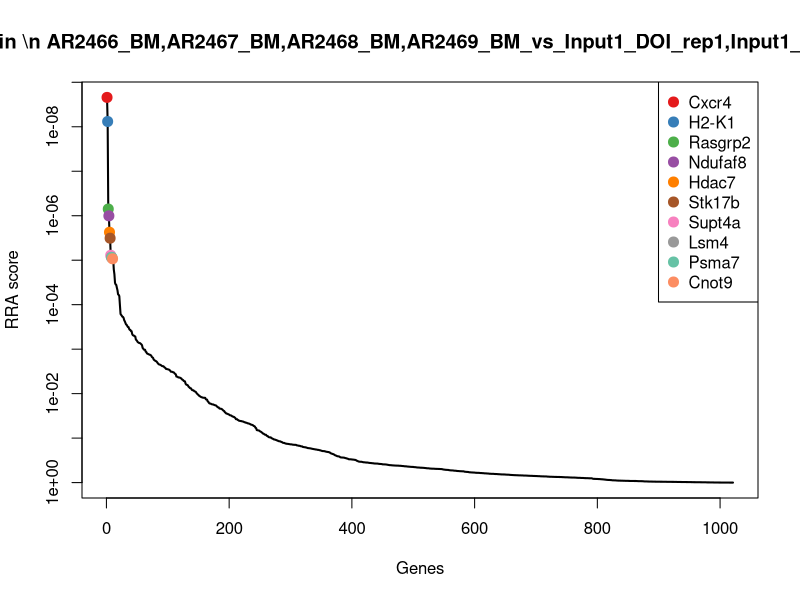
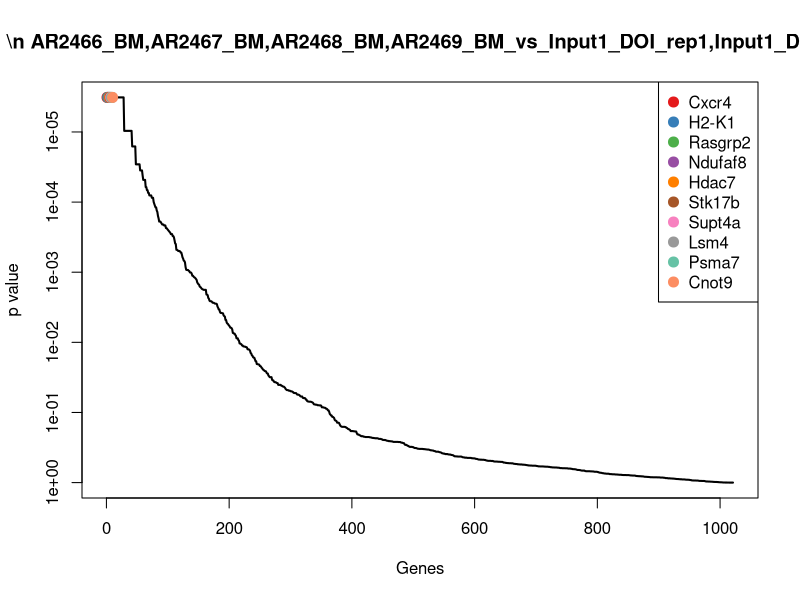
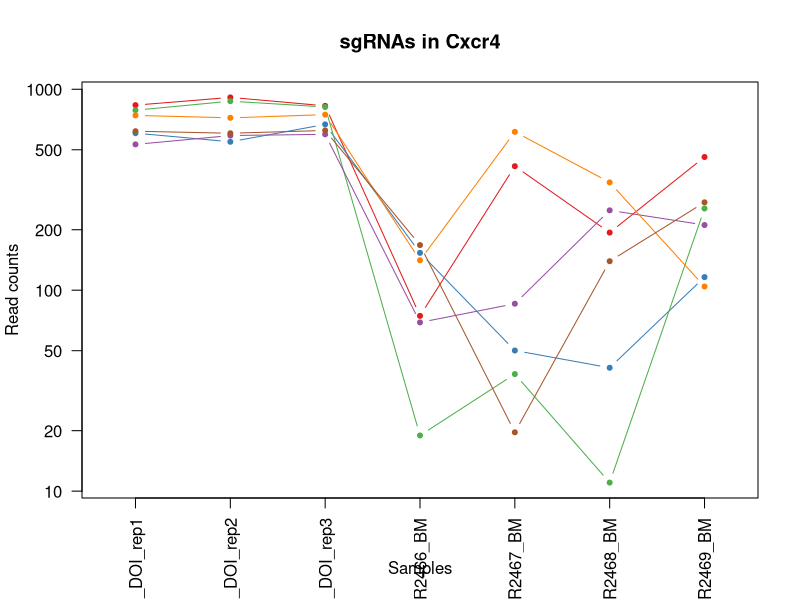
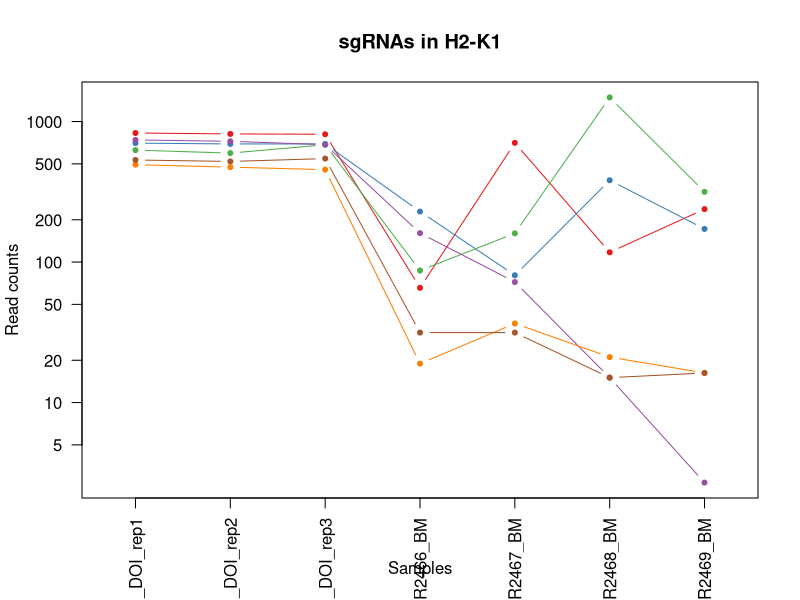
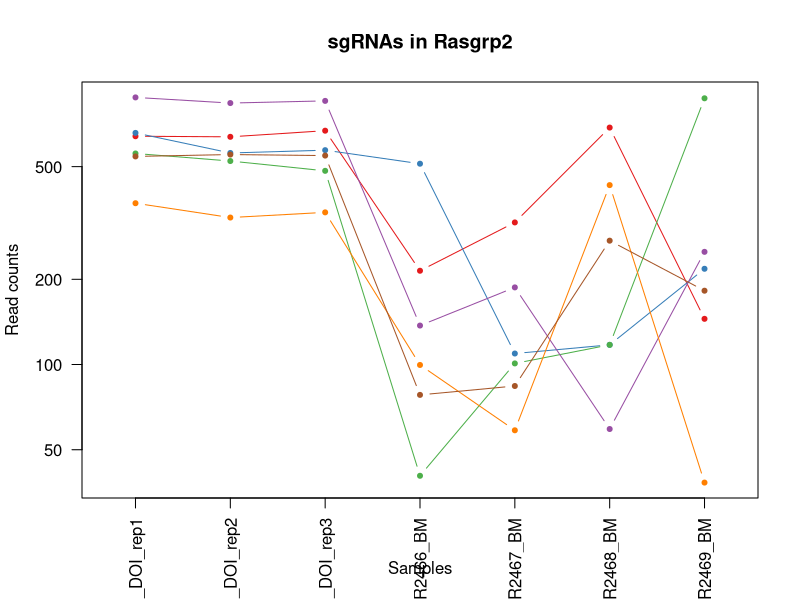
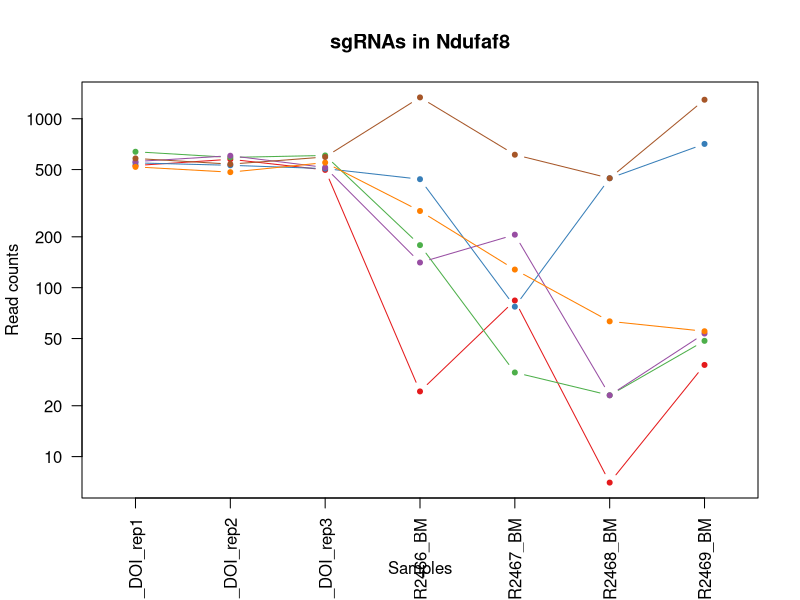
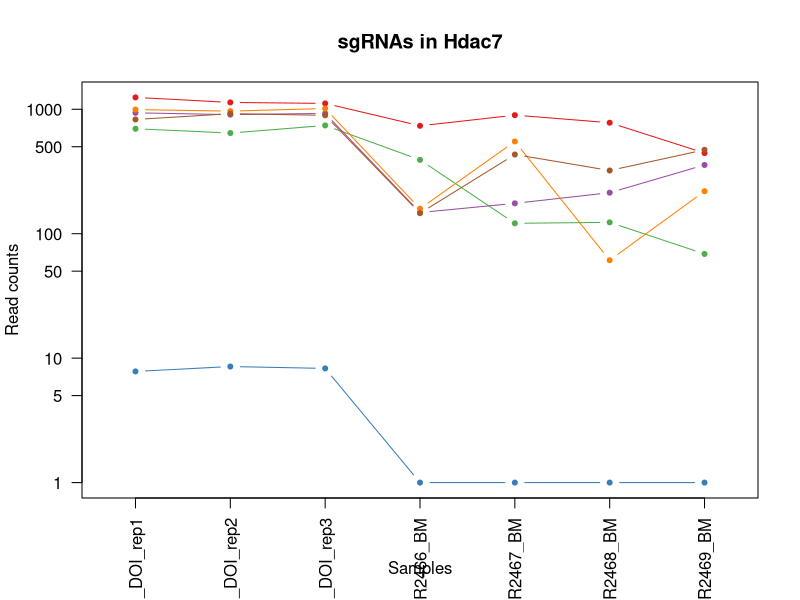
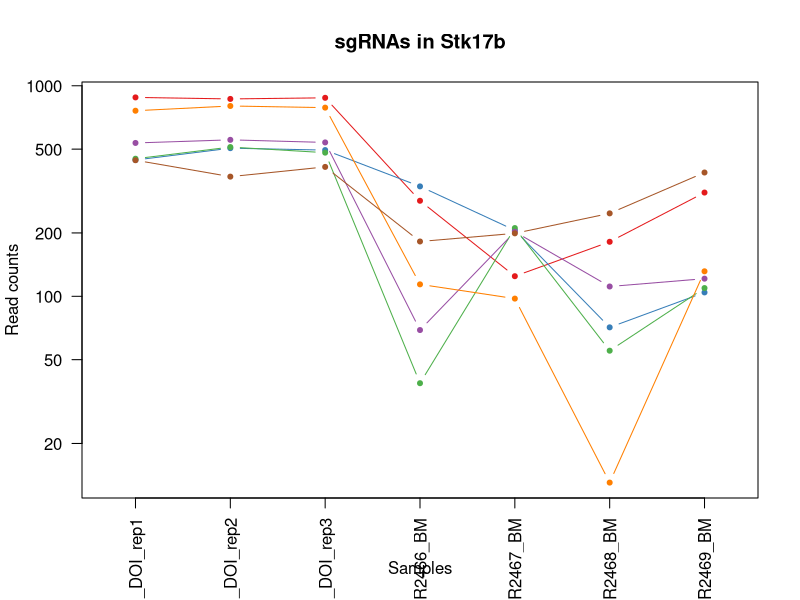

The R source for these figures, in order: (Note: this script raises an error after producing the figures.)
pdf(file='BM_egfr.15m_v_Input1_DOI.pdf',width=4.5,height=4.5);
gstable=read.table('BM_egfr.15m_v_Input1_DOI.gene_summary.txt',header=T)
# 
#
# parameters
# Do not modify the variables beginning with "__"

# gstablename='__GENE_SUMMARY_FILE__'
startindex=3
# outputfile='__OUTPUT_FILE__'
targetgenelist=c("Cxcr4","H2-K1","Rasgrp2","Ndufaf8","Hdac7","Stk17b","Supt4a","Lsm4","Psma7","Cnot9")
# samplelabel=sub('.\\w+.\\w+$','',colnames(gstable)[startindex]);
samplelabel='AR2466_BM,AR2467_BM,AR2468_BM,AR2469_BM_vs_Input1_DOI_rep1,Input1_DOI_rep2,Input1_DOI_rep3 neg.'


# You need to write some codes in front of this code:
# gstable=read.table(gstablename,header=T)
# pdf(file=outputfile,width=6,height=6)


# set up color using RColorBrewer
#library(RColorBrewer)
#colors <- brewer.pal(length(targetgenelist), "Set1")

colors=c( "#E41A1C", "#377EB8", "#4DAF4A", "#984EA3", "#FF7F00",  "#A65628", "#F781BF",
          "#999999", "#66C2A5", "#FC8D62", "#8DA0CB", "#E78AC3", "#A6D854", "#FFD92F", "#E5C494", "#B3B3B3", 
          "#8DD3C7", "#FFFFB3", "#BEBADA", "#FB8072", "#80B1D3", "#FDB462", "#B3DE69", "#FCCDE5",
          "#D9D9D9", "#BC80BD", "#CCEBC5", "#FFED6F")

######
# function definition

plotrankedvalues<-function(val, tglist, ...){
  
  plot(val,log='y',ylim=c(max(val),min(val)),type='l',lwd=2, ...)
  if(length(tglist)>0){
    for(i in 1:length(tglist)){
      targetgene=tglist[i];
      tx=which(names(val)==targetgene);ty=val[targetgene];
      points(tx,ty,col=colors[(i %% length(colors)) ],cex=2,pch=20)
      # text(tx+50,ty,targetgene,col=colors[i])
    }
    legend('topright',tglist,pch=20,pt.cex = 2,cex=1,col=colors)
  }
}



plotrandvalues<-function(val,targetgenelist, ...){
  # choose the one with the best distance distribution
  
  mindiffvalue=0;
  randval=val;
  for(i in 1:20){
    randval0=sample(val)
    vindex=sort(which(names(randval0) %in% targetgenelist))
    if(max(vindex)>0.9*length(val)){
      # print('pass...')
      next;
    }
    mindiffind=min(diff(vindex));
    if (mindiffind > mindiffvalue){
      mindiffvalue=mindiffind;
      randval=randval0;
      # print(paste('Diff: ',mindiffvalue))
    }
  }
  plot(randval,log='y',ylim=c(max(randval),min(randval)),pch=20,col='grey', ...)
  
  if(length(targetgenelist)>0){
    for(i in 1:length(targetgenelist)){
      targetgene=targetgenelist[i];
      tx=which(names(randval)==targetgene);ty=randval[targetgene];
      points(tx,ty,col=colors[(i %% length(colors)) ],cex=2,pch=20)
      text(tx+50,ty,targetgene,col=colors[i])
    }
  }
  
}




# set.seed(1235)



pvec=gstable[,startindex]
names(pvec)=gstable[,'id']
pvec=sort(pvec);

plotrankedvalues(pvec,targetgenelist,xlab='Genes',ylab='RRA score',main=paste('Distribution of RRA scores in \\n',samplelabel))

# plotrandvalues(pvec,targetgenelist,xlab='Genes',ylab='RRA score',main=paste('Distribution of RRA scores in \\n',samplelabel))


pvec=gstable[,startindex+1]
names(pvec)=gstable[,'id']
pvec=sort(pvec);

plotrankedvalues(pvec,targetgenelist,xlab='Genes',ylab='p value',main=paste('Distribution of p values in \\n',samplelabel))

# plotrandvalues(pvec,targetgenelist,xlab='Genes',ylab='p value',main=paste('Distribution of p values in \\n',samplelabel))



# you need to write after this code:
# dev.off()






# parameters
# Do not modify the variables beginning with "__"
targetmat=list(c(832.7873206053545,909.990383198323,825.9652912663685,73.52110073353785,413.11825652953837,192.5703491492203,459.1110055320198),c(603.7586250614595,546.9396744729661,667.6384481483165,152.42179420367603,49.10012065310087,40.11882273942089,115.20128552094961),c(786.0069913027717,871.6998787624456,815.0601260516047,17.931975788667767,37.24836739200756,10.029705684855223,254.12048276680062),c(530.6643605261738,587.5937902937743,595.7451367324662,68.14150799693752,84.65538043638081,248.73670098440954,210.0729324205552),c(740.2012521939927,719.956027849894,746.8018697073425,139.86941115160857,612.904954359397,343.01593442204864,103.34232965849893),c(617.4028877747128,603.193625434317,622.8061022653986,166.76737483461022,18.62418369600378,138.4099384510021,272.755984836366))
targetgene="Cxcr4"
collabel=c("Input1_DOI_rep1","Input1_DOI_rep2","Input1_DOI_rep3","AR2466_BM","AR2467_BM","AR2468_BM","AR2469_BM")

# set up color using RColorBrewer
#library(RColorBrewer)
#colors <- brewer.pal(length(targetgenelist), "Set1")

colors=c( "#E41A1C", "#377EB8", "#4DAF4A", "#984EA3", "#FF7F00",  "#A65628", "#F781BF",
          "#999999", "#66C2A5", "#FC8D62", "#8DA0CB", "#E78AC3", "#A6D854", "#FFD92F", "#E5C494", "#B3B3B3", 
          "#8DD3C7", "#FFFFB3", "#BEBADA", "#FB8072", "#80B1D3", "#FDB462", "#B3DE69", "#FCCDE5",
          "#D9D9D9", "#BC80BD", "#CCEBC5", "#FFED6F")


## code

targetmatvec=unlist(targetmat)+1
yrange=range(targetmatvec[targetmatvec>0]);
# yrange[1]=1; # set the minimum value to 1
for(i in 1:length(targetmat)){
  vali=targetmat[[i]]+1;
  if(i==1){
    plot(1:length(vali),vali,type='b',las=1,pch=20,main=paste('sgRNAs in',targetgene),ylab='Read counts',xlab='Samples',xlim=c(0.7,length(vali)+0.3),ylim = yrange,col=colors[(i %% length(colors))],xaxt='n',log='y')
    axis(1,at=1:length(vali),labels=(collabel),las=2)
    # lines(0:100,rep(1,101),col='black');
  }else{
    lines(1:length(vali),vali,type='b',pch=20,col=colors[(i %% length(colors))])
  }
}




# parameters
# Do not modify the variables beginning with "__"
targetmat=list(c(827.9143696363354,815.4459278010946,811.0211759720626,64.55511283920396,704.3327652306883,116.3445859443206,237.17911724901393),c(701.2176444418403,692.0654135077117,691.8721486255693,227.73609251608065,79.57605761019796,381.1288160244985,171.10779172964575),c(625.1996093251432,595.1573467255525,683.3903534585307,86.07348378560528,159.15211522039593,1484.3964413585732,315.1093986308328),c(739.2266620001889,722.3196392348248,684.1981434744392,159.59458451914313,71.11051956655989,14.041587958797313,1.6941365517786708),c(492.1680478709234,472.7222769861418,453.5740939325828,17.931975788667767,35.55525978327994,20.059411369710446,15.247228966008038),c(531.6389507199776,519.0490601307837,544.0465757143268,30.484358840735204,30.47593695709709,14.041587958797313,15.247228966008038))
targetgene="H2-K1"
collabel=c("Input1_DOI_rep1","Input1_DOI_rep2","Input1_DOI_rep3","AR2466_BM","AR2467_BM","AR2468_BM","AR2469_BM")

# set up color using RColorBrewer
#library(RColorBrewer)
#colors <- brewer.pal(length(targetgenelist), "Set1")

colors=c( "#E41A1C", "#377EB8", "#4DAF4A", "#984EA3", "#FF7F00",  "#A65628", "#F781BF",
          "#999999", "#66C2A5", "#FC8D62", "#8DA0CB", "#E78AC3", "#A6D854", "#FFD92F", "#E5C494", "#B3B3B3", 
          "#8DD3C7", "#FFFFB3", "#BEBADA", "#FB8072", "#80B1D3", "#FDB462", "#B3DE69", "#FCCDE5",
          "#D9D9D9", "#BC80BD", "#CCEBC5", "#FFED6F")


## code

targetmatvec=unlist(targetmat)+1
yrange=range(targetmatvec[targetmatvec>0]);
# yrange[1]=1; # set the minimum value to 1
for(i in 1:length(targetmat)){
  vali=targetmat[[i]]+1;
  if(i==1){
    plot(1:length(vali),vali,type='b',las=1,pch=20,main=paste('sgRNAs in',targetgene),ylab='Read counts',xlab='Samples',xlim=c(0.7,length(vali)+0.3),ylim = yrange,col=colors[(i %% length(colors))],xaxt='n',log='y')
    axis(1,at=1:length(vali),labels=(collabel),las=2)
    # lines(0:100,rep(1,101),col='black');
  }else{
    lines(1:length(vali),vali,type='b',pch=20,col=colors[(i %% length(colors))])
  }
}




# parameters
# Do not modify the variables beginning with "__"
targetmat=list(c(639.3311671352984,636.2841848233469,668.8501331721791,213.39051188514642,316.6111228320642,686.0318688440973,144.00160690118702),c(656.873790623767,557.8122868436474,570.7036462393049,511.0613099770313,108.35888695856744,116.3445859443206,216.84947862766987),c(555.5164104681709,522.3581160696867,482.250639497332,39.45034673506909,99.89334891492936,116.3445859443206,870.7861876142368),c(877.1311744234278,837.6638748194433,852.6223617913466,136.28301599387504,186.24183696003777,58.1722929721603,249.03807311146463),c(370.3442736454473,329.48742705934086,343.71465176903644,98.62586683767272,57.56565869673895,429.27140331180357,37.27100413913076),c(542.3594428518195,550.7214526888553,546.0660507540979,77.1074958912714,82.9622728276532,272.8079946280621,181.27261104031777))
targetgene="Rasgrp2"
collabel=c("Input1_DOI_rep1","Input1_DOI_rep2","Input1_DOI_rep3","AR2466_BM","AR2467_BM","AR2468_BM","AR2469_BM")

# set up color using RColorBrewer
#library(RColorBrewer)
#colors <- brewer.pal(length(targetgenelist), "Set1")

colors=c( "#E41A1C", "#377EB8", "#4DAF4A", "#984EA3", "#FF7F00",  "#A65628", "#F781BF",
          "#999999", "#66C2A5", "#FC8D62", "#8DA0CB", "#E78AC3", "#A6D854", "#FFD92F", "#E5C494", "#B3B3B3", 
          "#8DD3C7", "#FFFFB3", "#BEBADA", "#FB8072", "#80B1D3", "#FDB462", "#B3DE69", "#FCCDE5",
          "#D9D9D9", "#BC80BD", "#CCEBC5", "#FFED6F")


## code

targetmatvec=unlist(targetmat)+1
yrange=range(targetmatvec[targetmatvec>0]);
# yrange[1]=1; # set the minimum value to 1
for(i in 1:length(targetmat)){
  vali=targetmat[[i]]+1;
  if(i==1){
    plot(1:length(vali),vali,type='b',las=1,pch=20,main=paste('sgRNAs in',targetgene),ylab='Read counts',xlab='Samples',xlim=c(0.7,length(vali)+0.3),ylim = yrange,col=colors[(i %% length(colors))],xaxt='n',log='y')
    axis(1,at=1:length(vali),labels=(collabel),las=2)
    # lines(0:100,rep(1,101),col='black');
  }else{
    lines(1:length(vali),vali,type='b',pch=20,col=colors[(i %% length(colors))])
  }
}




# parameters
# Do not modify the variables beginning with "__"
targetmat=list(c(527.2532948478605,574.3575665381624,496.79085978368374,23.311568525268097,82.9622728276532,6.0178234109131346,33.882731035573414),c(546.7450987239366,528.9762279474927,505.67654995867645,437.5402092434935,76.18984239274273,443.3129912706009,708.1490786434844),c(636.407396553887,589.0119571247327,605.0347219154132,177.52656030781088,30.47593695709709,22.065352506681492,47.43582344980278),c(556.9782957588766,602.7209031573308,513.7544501177607,139.86941115160857,204.86602065604157,22.065352506681492,52.5182331051388),c(517.5073929098223,481.7040002488785,548.8933158097774,283.32521746095074,126.98307065457122,62.184175246102384,54.21236965691747),c(580.85575550707,537.4852289332432,592.5139766688326,1335.9321962557485,611.2118467506695,443.3129912706009,1294.3203255589044))
targetgene="Ndufaf8"
collabel=c("Input1_DOI_rep1","Input1_DOI_rep2","Input1_DOI_rep3","AR2466_BM","AR2467_BM","AR2468_BM","AR2469_BM")

# set up color using RColorBrewer
#library(RColorBrewer)
#colors <- brewer.pal(length(targetgenelist), "Set1")

colors=c( "#E41A1C", "#377EB8", "#4DAF4A", "#984EA3", "#FF7F00",  "#A65628", "#F781BF",
          "#999999", "#66C2A5", "#FC8D62", "#8DA0CB", "#E78AC3", "#A6D854", "#FFD92F", "#E5C494", "#B3B3B3", 
          "#8DD3C7", "#FFFFB3", "#BEBADA", "#FB8072", "#80B1D3", "#FDB462", "#B3DE69", "#FCCDE5",
          "#D9D9D9", "#BC80BD", "#CCEBC5", "#FFED6F")


## code

targetmatvec=unlist(targetmat)+1
yrange=range(targetmatvec[targetmatvec>0]);
# yrange[1]=1; # set the minimum value to 1
for(i in 1:length(targetmat)){
  vali=targetmat[[i]]+1;
  if(i==1){
    plot(1:length(vali),vali,type='b',las=1,pch=20,main=paste('sgRNAs in',targetgene),ylab='Read counts',xlab='Samples',xlim=c(0.7,length(vali)+0.3),ylim = yrange,col=colors[(i %% length(colors))],xaxt='n',log='y')
    axis(1,at=1:length(vali),labels=(collabel),las=2)
    # lines(0:100,rep(1,101),col='black');
  }else{
    lines(1:length(vali),vali,type='b',pch=20,col=colors[(i %% length(colors))])
  }
}




# parameters
# Do not modify the variables beginning with "__"
targetmat=list(c(1244.0643823905616,1133.588020212768,1113.1346419218148,735.2110073353784,895.6539250169089,778.3051611447653,443.8637765660118),c(6.82213135662666,7.563556431778269,7.2701101431758595,0.0,0.0,0.0,0.0),c(695.8573983759194,642.9022967011529,740.339549580075,390.91707219295733,120.21064021966075,122.36240935523372,67.76546207114683),c(935.1192909547543,904.3177158744893,924.919568215151,147.0422014670757,174.39008369894447,212.62976051893074,355.76867587352086),c(992.6201123891791,964.8261673287154,1012.9686799491698,157.80138694027636,550.2599728364753,60.17823410913134,218.54361517944855),c(826.4524843456297,920.8629955690043,892.6079675788138,145.2490038882089,431.7424402255421,320.95058191536714,470.9699613944705))
targetgene="Hdac7"
collabel=c("Input1_DOI_rep1","Input1_DOI_rep2","Input1_DOI_rep3","AR2466_BM","AR2467_BM","AR2468_BM","AR2469_BM")

# set up color using RColorBrewer
#library(RColorBrewer)
#colors <- brewer.pal(length(targetgenelist), "Set1")

colors=c( "#E41A1C", "#377EB8", "#4DAF4A", "#984EA3", "#FF7F00",  "#A65628", "#F781BF",
          "#999999", "#66C2A5", "#FC8D62", "#8DA0CB", "#E78AC3", "#A6D854", "#FFD92F", "#E5C494", "#B3B3B3", 
          "#8DD3C7", "#FFFFB3", "#BEBADA", "#FB8072", "#80B1D3", "#FDB462", "#B3DE69", "#FCCDE5",
          "#D9D9D9", "#BC80BD", "#CCEBC5", "#FFED6F")


## code

targetmatvec=unlist(targetmat)+1
yrange=range(targetmatvec[targetmatvec>0]);
# yrange[1]=1; # set the minimum value to 1
for(i in 1:length(targetmat)){
  vali=targetmat[[i]]+1;
  if(i==1){
    plot(1:length(vali),vali,type='b',las=1,pch=20,main=paste('sgRNAs in',targetgene),ylab='Read counts',xlab='Samples',xlim=c(0.7,length(vali)+0.3),ylim = yrange,col=colors[(i %% length(colors))],xaxt='n',log='y')
    axis(1,at=1:length(vali),labels=(collabel),las=2)
    # lines(0:100,rep(1,101),col='black');
  }else{
    lines(1:length(vali),vali,type='b',pch=20,col=colors[(i %% length(colors))])
  }
}




# parameters
# Do not modify the variables beginning with "__"
targetmat=list(c(879.5676499079373,865.0817668846396,875.6443772447368,283.32521746095074,123.59685543711599,180.53470232739403,310.02698897549675),c(442.951243083831,504.39466954421334,493.96359472800424,331.7415520903537,204.86602065604157,70.20793979398657,103.34232965849893),c(449.2860793435558,510.5400591450332,480.2311644575609,37.65714915620231,209.94534348222442,54.16041069821821,108.42473931383493),c(534.0754262044871,552.6123417967998,537.1803605791051,68.14150799693752,201.47980543858634,110.32676253340746,120.28369517628563),c(760.1803511669707,800.7915372145243,786.3835804868554,112.97144746860693,96.50713369747413,12.035646821826269,130.44851448695766),c(441.9766528900272,369.19609832617675,410.76122308943604,181.11295546554445,198.0935902211311,246.7307598474385,386.26313380553694))
targetgene="Stk17b"
collabel=c("Input1_DOI_rep1","Input1_DOI_rep2","Input1_DOI_rep3","AR2466_BM","AR2467_BM","AR2468_BM","AR2469_BM")

# set up color using RColorBrewer
#library(RColorBrewer)
#colors <- brewer.pal(length(targetgenelist), "Set1")

colors=c( "#E41A1C", "#377EB8", "#4DAF4A", "#984EA3", "#FF7F00",  "#A65628", "#F781BF",
          "#999999", "#66C2A5", "#FC8D62", "#8DA0CB", "#E78AC3", "#A6D854", "#FFD92F", "#E5C494", "#B3B3B3", 
          "#8DD3C7", "#FFFFB3", "#BEBADA", "#FB8072", "#80B1D3", "#FDB462", "#B3DE69", "#FCCDE5",
          "#D9D9D9", "#BC80BD", "#CCEBC5", "#FFED6F")


## code

targetmatvec=unlist(targetmat)+1
yrange=range(targetmatvec[targetmatvec>0]);
# yrange[1]=1; # set the minimum value to 1
for(i in 1:length(targetmat)){
  vali=targetmat[[i]]+1;
  if(i==1){
    plot(1:length(vali),vali,type='b',las=1,pch=20,main=paste('sgRNAs in',targetgene),ylab='Read counts',xlab='Samples',xlim=c(0.7,length(vali)+0.3),ylim = yrange,col=colors[(i %% length(colors))],xaxt='n',log='y')
    axis(1,at=1:length(vali),labels=(collabel),las=2)
    # lines(0:100,rep(1,101),col='black');
  }else{
    lines(1:length(vali),vali,type='b',pch=20,col=colors[(i %% length(colors))])
  }
}




# parameters
# Do not modify the variables beginning with "__"
targetmat=list(c(434.66722643649865,429.2318275034168,435.39881857464314,68.14150799693752,242.1143880480491,288.85552372383046,55.906506208696136),c(543.8213281425252,612.1753486970537,553.3361608972738,313.8095763016859,182.85562174258254,395.1704039832958,181.27261104031777),c(455.13362050637863,399.4503240532899,373.6028823576483,208.0109191485461,40.63458260946279,322.9565230523382,52.5182331051388),c(750.4344492289326,757.7738100087854,824.7536062425058,728.0382170199114,485.92188370482586,176.52282005345194,177.88433793676043),c(479.01108025457194,509.5946145910609,452.76630391667436,295.87760051301814,226.87641956950057,180.53470232739403,164.33124552253108),c(383.01394616489677,350.2872072467311,360.27434709515927,168.56057241347702,32.169044565824706,417.2357564899773,20.32963862134405))
targetgene="Supt4a"
collabel=c("Input1_DOI_rep1","Input1_DOI_rep2","Input1_DOI_rep3","AR2466_BM","AR2467_BM","AR2468_BM","AR2469_BM")

# set up color using RColorBrewer
#library(RColorBrewer)
#colors <- brewer.pal(length(targetgenelist), "Set1")

colors=c( "#E41A1C", "#377EB8", "#4DAF4A", "#984EA3", "#FF7F00",  "#A65628", "#F781BF",
          "#999999", "#66C2A5", "#FC8D62", "#8DA0CB", "#E78AC3", "#A6D854", "#FFD92F", "#E5C494", "#B3B3B3", 
          "#8DD3C7", "#FFFFB3", "#BEBADA", "#FB8072", "#80B1D3", "#FDB462", "#B3DE69", "#FCCDE5",
          "#D9D9D9", "#BC80BD", "#CCEBC5", "#FFED6F")


## code

targetmatvec=unlist(targetmat)+1
yrange=range(targetmatvec[targetmatvec>0]);
# yrange[1]=1; # set the minimum value to 1
for(i in 1:length(targetmat)){
  vali=targetmat[[i]]+1;
  if(i==1){
    plot(1:length(vali),vali,type='b',las=1,pch=20,main=paste('sgRNAs in',targetgene),ylab='Read counts',xlab='Samples',xlim=c(0.7,length(vali)+0.3),ylim = yrange,col=colors[(i %% length(colors))],xaxt='n',log='y')
    axis(1,at=1:length(vali),labels=(collabel),las=2)
    # lines(0:100,rep(1,101),col='black');
  }else{
    lines(1:length(vali),vali,type='b',pch=20,col=colors[(i %% length(colors))])
  }
}




# parameters
# Do not modify the variables beginning with "__"
targetmat=list(c(479.49837535147384,506.75828092914406,550.10500083364,272.5660319877501,108.35888695856744,190.56440801224926,121.9778317280643),c(516.0455076191166,512.9036705299638,527.486880388204,378.3646891408899,128.67617826329882,140.41587958797314,123.67196827984297),c(472.1889488979453,499.6674467743519,491.13632967232473,114.7646450474737,11.851753261093315,98.29111571158118,16.941365517786707),c(252.41886019518643,309.6330914259229,314.2303161883788,28.691161261868427,22.01039891345901,44.130705013362984,22.023775173122722),c(754.3328100041479,807.4096490923303,735.8967044925787,1228.340341523742,912.5850011041852,2310.8441897906437,1026.6467503778745),c(297.2500091101616,319.0875369656457,295.24725081453073,209.80411672741286,8.46553804363808,56.16635183518925,20.32963862134405))
targetgene="Lsm4"
collabel=c("Input1_DOI_rep1","Input1_DOI_rep2","Input1_DOI_rep3","AR2466_BM","AR2467_BM","AR2468_BM","AR2469_BM")

# set up color using RColorBrewer
#library(RColorBrewer)
#colors <- brewer.pal(length(targetgenelist), "Set1")

colors=c( "#E41A1C", "#377EB8", "#4DAF4A", "#984EA3", "#FF7F00",  "#A65628", "#F781BF",
          "#999999", "#66C2A5", "#FC8D62", "#8DA0CB", "#E78AC3", "#A6D854", "#FFD92F", "#E5C494", "#B3B3B3", 
          "#8DD3C7", "#FFFFB3", "#BEBADA", "#FB8072", "#80B1D3", "#FDB462", "#B3DE69", "#FCCDE5",
          "#D9D9D9", "#BC80BD", "#CCEBC5", "#FFED6F")


## code

targetmatvec=unlist(targetmat)+1
yrange=range(targetmatvec[targetmatvec>0]);
# yrange[1]=1; # set the minimum value to 1
for(i in 1:length(targetmat)){
  vali=targetmat[[i]]+1;
  if(i==1){
    plot(1:length(vali),vali,type='b',las=1,pch=20,main=paste('sgRNAs in',targetgene),ylab='Read counts',xlab='Samples',xlim=c(0.7,length(vali)+0.3),ylim = yrange,col=colors[(i %% length(colors))],xaxt='n',log='y')
    axis(1,at=1:length(vali),labels=(collabel),las=2)
    # lines(0:100,rep(1,101),col='black');
  }else{
    lines(1:length(vali),vali,type='b',pch=20,col=colors[(i %% length(colors))])
  }
}




# parameters
# Do not modify the variables beginning with "__"
targetmat=list(c(518.4819831036261,568.6848992143287,576.3581763506639,75.31429831240462,74.49673478401512,467.38428491425344,196.5198400063258),c(442.951243083831,492.10389034257366,487.905169608691,1065.1593618468653,121.90374782838836,328.9743464632513,135.53092414229366),c(602.7840348676556,639.5932407622499,642.5969576551552,156.00818936140956,167.617653264034,310.9208762305119,252.42634621502197),c(275.3217297495759,296.39686767031094,281.91871555204165,28.691161261868427,40.63458260946279,8.023764547884179,35.57686758735209),c(491.19345767711957,460.43149778450214,429.3403934553299,75.31429831240462,138.83482391566454,970.8755102939856,121.9778317280643),c(258.26640135800926,245.81558403279377,284.34208559976696,30.484358840735204,10.158645652365697,4.011882273942089,250.73220966324328))
targetgene="Psma7"
collabel=c("Input1_DOI_rep1","Input1_DOI_rep2","Input1_DOI_rep3","AR2466_BM","AR2467_BM","AR2468_BM","AR2469_BM")

# set up color using RColorBrewer
#library(RColorBrewer)
#colors <- brewer.pal(length(targetgenelist), "Set1")

colors=c( "#E41A1C", "#377EB8", "#4DAF4A", "#984EA3", "#FF7F00",  "#A65628", "#F781BF",
          "#999999", "#66C2A5", "#FC8D62", "#8DA0CB", "#E78AC3", "#A6D854", "#FFD92F", "#E5C494", "#B3B3B3", 
          "#8DD3C7", "#FFFFB3", "#BEBADA", "#FB8072", "#80B1D3", "#FDB462", "#B3DE69", "#FCCDE5",
          "#D9D9D9", "#BC80BD", "#CCEBC5", "#FFED6F")


## code

targetmatvec=unlist(targetmat)+1
yrange=range(targetmatvec[targetmatvec>0]);
# yrange[1]=1; # set the minimum value to 1
for(i in 1:length(targetmat)){
  vali=targetmat[[i]]+1;
  if(i==1){
    plot(1:length(vali),vali,type='b',las=1,pch=20,main=paste('sgRNAs in',targetgene),ylab='Read counts',xlab='Samples',xlim=c(0.7,length(vali)+0.3),ylim = yrange,col=colors[(i %% length(colors))],xaxt='n',log='y')
    axis(1,at=1:length(vali),labels=(collabel),las=2)
    # lines(0:100,rep(1,101),col='black');
  }else{
    lines(1:length(vali),vali,type='b',pch=20,col=colors[(i %% length(colors))])
  }
}




# parameters
# Do not modify the variables beginning with "__"
targetmat=list(c(564.2877222124052,487.3766675727122,531.121935459792,139.86941115160857,487.61499131355345,306.9089939565698,106.73060276205626),c(728.0188747714451,729.883195666603,687.4293035380729,487.74974145176327,345.3939521804337,92.27329230066806,147.38988000474436),c(503.37583509966714,444.8316626439595,411.5690131053445,68.14150799693752,113.43820978475028,22.065352506681492,120.28369517628563),c(496.5537037430405,523.303560623659,533.141410499563,109.38505231087338,11.851753261093315,310.9208762305119,271.0618482845873),c(374.2426344206625,423.0864379025969,396.22100280308433,41.243544313935864,23.70350652218663,66.19605752004448,404.89863587510234),c(577.4446898287566,566.3212878293979,634.1151624881167,30.484358840735204,336.92841413679565,208.61787824498865,350.68626621818487))
targetgene="Cnot9"
collabel=c("Input1_DOI_rep1","Input1_DOI_rep2","Input1_DOI_rep3","AR2466_BM","AR2467_BM","AR2468_BM","AR2469_BM")

# set up color using RColorBrewer
#library(RColorBrewer)
#colors <- brewer.pal(length(targetgenelist), "Set1")

colors=c( "#E41A1C", "#377EB8", "#4DAF4A", "#984EA3", "#FF7F00",  "#A65628", "#F781BF",
          "#999999", "#66C2A5", "#FC8D62", "#8DA0CB", "#E78AC3", "#A6D854", "#FFD92F", "#E5C494", "#B3B3B3", 
          "#8DD3C7", "#FFFFB3", "#BEBADA", "#FB8072", "#80B1D3", "#FDB462", "#B3DE69", "#FCCDE5",
          "#D9D9D9", "#BC80BD", "#CCEBC5", "#FFED6F")


## code

targetmatvec=unlist(targetmat)+1
yrange=range(targetmatvec[targetmatvec>0]);
# yrange[1]=1; # set the minimum value to 1
for(i in 1:length(targetmat)){
  vali=targetmat[[i]]+1;
  if(i==1){
    plot(1:length(vali),vali,type='b',las=1,pch=20,main=paste('sgRNAs in',targetgene),ylab='Read counts',xlab='Samples',xlim=c(0.7,length(vali)+0.3),ylim = yrange,col=colors[(i %% length(colors))],xaxt='n',log='y')
    axis(1,at=1:length(vali),labels=(collabel),las=2)
    # lines(0:100,rep(1,101),col='black');
  }else{
    lines(1:length(vali),vali,type='b',pch=20,col=colors[(i %% length(colors))])
  }
}



# 
#
# parameters
# Do not modify the variables beginning with "__"

# gstablename='__GENE_SUMMARY_FILE__'
startindex=9
# outputfile='__OUTPUT_FILE__'
targetgenelist=c("Arl15","Pak2","Sipa1","Cnot8","Zfp36l2","Nosip","Pou2af1","Setd5","Nprl3","Zbtb7a")
# samplelabel=sub('.\\w+.\\w+$','',colnames(gstable)[startindex]);
samplelabel='AR2466_BM,AR2467_BM,AR2468_BM,AR2469_BM_vs_Input1_DOI_rep1,Input1_DOI_rep2,Input1_DOI_rep3 pos.'


# You need to write some codes in front of this code:
# gstable=read.table(gstablename,header=T)
# pdf(file=outputfile,width=6,height=6)


# set up color using RColorBrewer
#library(RColorBrewer)
#colors <- brewer.pal(length(targetgenelist), "Set1")

colors=c( "#E41A1C", "#377EB8", "#4DAF4A", "#984EA3", "#FF7F00",  "#A65628", "#F781BF",
          "#999999", "#66C2A5", "#FC8D62", "#8DA0CB", "#E78AC3", "#A6D854", "#FFD92F", "#E5C494", "#B3B3B3", 
          "#8DD3C7", "#FFFFB3", "#BEBADA", "#FB8072", "#80B1D3", "#FDB462", "#B3DE69", "#FCCDE5",
          "#D9D9D9", "#BC80BD", "#CCEBC5", "#FFED6F")

######
# function definition

plotrankedvalues<-function(val, tglist, ...){
  
  plot(val,log='y',ylim=c(max(val),min(val)),type='l',lwd=2, ...)
  if(length(tglist)>0){
    for(i in 1:length(tglist)){
      targetgene=tglist[i];
      tx=which(names(val)==targetgene);ty=val[targetgene];
      points(tx,ty,col=colors[(i %% length(colors)) ],cex=2,pch=20)
      # text(tx+50,ty,targetgene,col=colors[i])
    }
    legend('topright',tglist,pch=20,pt.cex = 2,cex=1,col=colors)
  }
}



plotrandvalues<-function(val,targetgenelist, ...){
  # choose the one with the best distance distribution
  
  mindiffvalue=0;
  randval=val;
  for(i in 1:20){
    randval0=sample(val)
    vindex=sort(which(names(randval0) %in% targetgenelist))
    if(max(vindex)>0.9*length(val)){
      # print('pass...')
      next;
    }
    mindiffind=min(diff(vindex));
    if (mindiffind > mindiffvalue){
      mindiffvalue=mindiffind;
      randval=randval0;
      # print(paste('Diff: ',mindiffvalue))
    }
  }
  plot(randval,log='y',ylim=c(max(randval),min(randval)),pch=20,col='grey', ...)
  
  if(length(targetgenelist)>0){
    for(i in 1:length(targetgenelist)){
      targetgene=targetgenelist[i];
      tx=which(names(randval)==targetgene);ty=randval[targetgene];
      points(tx,ty,col=colors[(i %% length(colors)) ],cex=2,pch=20)
      text(tx+50,ty,targetgene,col=colors[i])
    }
  }
  
}




# set.seed(1235)



pvec=gstable[,startindex]
names(pvec)=gstable[,'id']
pvec=sort(pvec);

plotrankedvalues(pvec,targetgenelist,xlab='Genes',ylab='RRA score',main=paste('Distribution of RRA scores in \\n',samplelabel))

# plotrandvalues(pvec,targetgenelist,xlab='Genes',ylab='RRA score',main=paste('Distribution of RRA scores in \\n',samplelabel))


pvec=gstable[,startindex+1]
names(pvec)=gstable[,'id']
pvec=sort(pvec);

plotrankedvalues(pvec,targetgenelist,xlab='Genes',ylab='p value',main=paste('Distribution of p values in \\n',samplelabel))

# plotrandvalues(pvec,targetgenelist,xlab='Genes',ylab='p value',main=paste('Distribution of p values in \\n',samplelabel))



# you need to write after this code:
# dev.off()






# parameters
# Do not modify the variables beginning with "__"
targetmat=list(c(761.1549413607745,777.6281456422033,689.448778577844,8723.906221186868,1588.134936986504,1524.515264097994,2553.063783530457),c(1045.2479828545847,950.1717767421451,983.0804493605579,2761.5242714548363,3316.7978054974,4264.630857200441,9421.093364441189),c(812.8082216323764,818.2822614630115,824.7536062425058,5557.119296908141,788.9881456670691,890.6378648151439,2749.583623536783),c(857.1520754504497,892.9723812268219,763.3615650334652,3304.863137851469,1892.894306557475,1682.9846139187066,3430.6265173518086),c(1074.485688668699,1084.8976256831954,1042.8569105377817,5849.410502263426,7437.8217251404185,4483.278441130285,4904.525317399252),c(850.8172391907249,911.4085500292814,862.3158419822478,3498.528476369081,4600.173372912934,1883.578727615811,5981.996164330487))
targetgene="Arl15"
collabel=c("Input1_DOI_rep1","Input1_DOI_rep2","Input1_DOI_rep3","AR2466_BM","AR2467_BM","AR2468_BM","AR2469_BM")

# set up color using RColorBrewer
#library(RColorBrewer)
#colors <- brewer.pal(length(targetgenelist), "Set1")

colors=c( "#E41A1C", "#377EB8", "#4DAF4A", "#984EA3", "#FF7F00",  "#A65628", "#F781BF",
          "#999999", "#66C2A5", "#FC8D62", "#8DA0CB", "#E78AC3", "#A6D854", "#FFD92F", "#E5C494", "#B3B3B3", 
          "#8DD3C7", "#FFFFB3", "#BEBADA", "#FB8072", "#80B1D3", "#FDB462", "#B3DE69", "#FCCDE5",
          "#D9D9D9", "#BC80BD", "#CCEBC5", "#FFED6F")


## code

targetmatvec=unlist(targetmat)+1
yrange=range(targetmatvec[targetmatvec>0]);
# yrange[1]=1; # set the minimum value to 1
for(i in 1:length(targetmat)){
  vali=targetmat[[i]]+1;
  if(i==1){
    plot(1:length(vali),vali,type='b',las=1,pch=20,main=paste('sgRNAs in',targetgene),ylab='Read counts',xlab='Samples',xlim=c(0.7,length(vali)+0.3),ylim = yrange,col=colors[(i %% length(colors))],xaxt='n',log='y')
    axis(1,at=1:length(vali),labels=(collabel),las=2)
    # lines(0:100,rep(1,101),col='black');
  }else{
    lines(1:length(vali),vali,type='b',pch=20,col=colors[(i %% length(colors))])
  }
}




# parameters
# Do not modify the variables beginning with "__"
targetmat=list(c(1184.1270854716274,1087.7339593451125,1200.7798586478793,6511.100408865266,5368.844227275271,6836.24739479732,6859.558898151839),c(891.7500273304848,902.8995490435309,912.3988229685704,971.913087745793,1471.3105119842985,1961.8104319576817,3166.341215274336),c(924.3987988229125,918.4993841840736,927.7468332708305,2996.433154286384,2294.16080982592,1542.5687343307334,3183.2825807921226),c(924.3987988229125,953.4808326810481,881.7028023640501,5472.839010701402,3853.5129174640547,673.996222022271,1705.9955076411215),c(517.5073929098223,562.5395096135088,481.8467444893778,2542.754166833089,2368.657544609935,890.6378648151439,2729.2539849154387),c(777.2356795585374,725.1559728967416,759.3226149539231,7665.9196496554705,4273.403604428503,2427.188775734964,5299.259133963682))
targetgene="Pak2"
collabel=c("Input1_DOI_rep1","Input1_DOI_rep2","Input1_DOI_rep3","AR2466_BM","AR2467_BM","AR2468_BM","AR2469_BM")

# set up color using RColorBrewer
#library(RColorBrewer)
#colors <- brewer.pal(length(targetgenelist), "Set1")

colors=c( "#E41A1C", "#377EB8", "#4DAF4A", "#984EA3", "#FF7F00",  "#A65628", "#F781BF",
          "#999999", "#66C2A5", "#FC8D62", "#8DA0CB", "#E78AC3", "#A6D854", "#FFD92F", "#E5C494", "#B3B3B3", 
          "#8DD3C7", "#FFFFB3", "#BEBADA", "#FB8072", "#80B1D3", "#FDB462", "#B3DE69", "#FCCDE5",
          "#D9D9D9", "#BC80BD", "#CCEBC5", "#FFED6F")


## code

targetmatvec=unlist(targetmat)+1
yrange=range(targetmatvec[targetmatvec>0]);
# yrange[1]=1; # set the minimum value to 1
for(i in 1:length(targetmat)){
  vali=targetmat[[i]]+1;
  if(i==1){
    plot(1:length(vali),vali,type='b',las=1,pch=20,main=paste('sgRNAs in',targetgene),ylab='Read counts',xlab='Samples',xlim=c(0.7,length(vali)+0.3),ylim = yrange,col=colors[(i %% length(colors))],xaxt='n',log='y')
    axis(1,at=1:length(vali),labels=(collabel),las=2)
    # lines(0:100,rep(1,101),col='black');
  }else{
    lines(1:length(vali),vali,type='b',pch=20,col=colors[(i %% length(colors))])
  }
}




# parameters
# Do not modify the variables beginning with "__"
targetmat=list(c(656.3864955268651,618.7934605748596,599.3801918040542,281.53201988208394,1818.3975717734597,708.0972213507788,2017.716633168397),c(898.0848635902097,862.7181554997088,838.8899315209034,1466.8356195130234,2278.9228413473716,2974.8107061280593,4870.642586363679),c(494.6045233554329,504.8673918211995,527.8907753961582,1708.9172926600381,707.7189804481436,1570.651910248328,1229.9431365913151),c(742.6377276785022,704.8289149863375,670.465713203996,2114.1799454839297,3958.485589205167,2009.9530192449868,1519.6404869454677),c(799.651254016025,726.1014174507138,839.6977215368117,5474.632208280269,3460.7119522392477,2595.687831240532,4611.439693941542),c(449.7733744404577,444.8316626439595,449.5351438530406,1542.149917825428,4049.913400076458,2565.5987141859664,857.2330952000075))
targetgene="Sipa1"
collabel=c("Input1_DOI_rep1","Input1_DOI_rep2","Input1_DOI_rep3","AR2466_BM","AR2467_BM","AR2468_BM","AR2469_BM")

# set up color using RColorBrewer
#library(RColorBrewer)
#colors <- brewer.pal(length(targetgenelist), "Set1")

colors=c( "#E41A1C", "#377EB8", "#4DAF4A", "#984EA3", "#FF7F00",  "#A65628", "#F781BF",
          "#999999", "#66C2A5", "#FC8D62", "#8DA0CB", "#E78AC3", "#A6D854", "#FFD92F", "#E5C494", "#B3B3B3", 
          "#8DD3C7", "#FFFFB3", "#BEBADA", "#FB8072", "#80B1D3", "#FDB462", "#B3DE69", "#FCCDE5",
          "#D9D9D9", "#BC80BD", "#CCEBC5", "#FFED6F")


## code

targetmatvec=unlist(targetmat)+1
yrange=range(targetmatvec[targetmatvec>0]);
# yrange[1]=1; # set the minimum value to 1
for(i in 1:length(targetmat)){
  vali=targetmat[[i]]+1;
  if(i==1){
    plot(1:length(vali),vali,type='b',las=1,pch=20,main=paste('sgRNAs in',targetgene),ylab='Read counts',xlab='Samples',xlim=c(0.7,length(vali)+0.3),ylim = yrange,col=colors[(i %% length(colors))],xaxt='n',log='y')
    axis(1,at=1:length(vali),labels=(collabel),las=2)
    # lines(0:100,rep(1,101),col='black');
  }else{
    lines(1:length(vali),vali,type='b',pch=20,col=colors[(i %% length(colors))])
  }
}




# parameters
# Do not modify the variables beginning with "__"
targetmat=list(c(814.757402019984,901.9541044895586,881.2989073560958,1450.6968413032223,1632.155734813422,1345.986502907571,1916.0684400616767),c(608.6315760304785,689.2290798457948,676.5241383233091,1707.1240950811714,927.8229695827337,3426.1474619465444,1018.1760676189812),c(627.1487897127508,586.648345739802,557.3751109768159,4952.811712830037,7121.210602308354,6577.480988128055,1973.6690828221515),c(854.7155999659402,805.0460377073996,881.2989073560958,4500.925922955609,1796.3871728600009,3560.5455181236043,2417.532859388163),c(634.4582161662794,608.8662927581507,605.4386169233674,2736.419505350701,1921.6771359058444,1129.3448601146981,2344.68498766168),c(759.2057609731669,687.3381907378503,738.7239695482582,7429.2175692450555,4601.866480521661,3783.2049843273903,3799.948285639559))
targetgene="Cnot8"
collabel=c("Input1_DOI_rep1","Input1_DOI_rep2","Input1_DOI_rep3","AR2466_BM","AR2467_BM","AR2468_BM","AR2469_BM")

# set up color using RColorBrewer
#library(RColorBrewer)
#colors <- brewer.pal(length(targetgenelist), "Set1")

colors=c( "#E41A1C", "#377EB8", "#4DAF4A", "#984EA3", "#FF7F00",  "#A65628", "#F781BF",
          "#999999", "#66C2A5", "#FC8D62", "#8DA0CB", "#E78AC3", "#A6D854", "#FFD92F", "#E5C494", "#B3B3B3", 
          "#8DD3C7", "#FFFFB3", "#BEBADA", "#FB8072", "#80B1D3", "#FDB462", "#B3DE69", "#FCCDE5",
          "#D9D9D9", "#BC80BD", "#CCEBC5", "#FFED6F")


## code

targetmatvec=unlist(targetmat)+1
yrange=range(targetmatvec[targetmatvec>0]);
# yrange[1]=1; # set the minimum value to 1
for(i in 1:length(targetmat)){
  vali=targetmat[[i]]+1;
  if(i==1){
    plot(1:length(vali),vali,type='b',las=1,pch=20,main=paste('sgRNAs in',targetgene),ylab='Read counts',xlab='Samples',xlim=c(0.7,length(vali)+0.3),ylim = yrange,col=colors[(i %% length(colors))],xaxt='n',log='y')
    axis(1,at=1:length(vali),labels=(collabel),las=2)
    # lines(0:100,rep(1,101),col='black');
  }else{
    lines(1:length(vali),vali,type='b',pch=20,col=colors[(i %% length(colors))])
  }
}




# parameters
# Do not modify the variables beginning with "__"
targetmat=list(c(669.0561680463146,553.0850640737859,612.7087270665432,2571.445328094958,1537.3417087246755,7175.251446945427,138.919197245851),c(873.7201087451144,862.2454332227227,885.3378574356379,6017.971074676902,2146.8604478666175,4936.621138085741,1536.5818524632546),c(895.1610930087983,959.626222281868,864.739212029973,2512.269807992354,1996.1738706898595,2932.6859422516673,7123.84420022931),c(689.0352670192927,774.3190897033003,735.4928094846244,792.5933298591153,1571.203860899228,1121.321095566814,1328.2030565944779),c(851.7918293845287,909.990383198323,904.7248178174402,4233.739483704459,5059.005534878117,7941.520961268366,2690.2888442245294),c(612.5299368056938,587.5937902937743,579.5893364142977,2501.5106225191535,656.9257521863151,461.3664615033403,775.9145407146312))
targetgene="Zfp36l2"
collabel=c("Input1_DOI_rep1","Input1_DOI_rep2","Input1_DOI_rep3","AR2466_BM","AR2467_BM","AR2468_BM","AR2469_BM")

# set up color using RColorBrewer
#library(RColorBrewer)
#colors <- brewer.pal(length(targetgenelist), "Set1")

colors=c( "#E41A1C", "#377EB8", "#4DAF4A", "#984EA3", "#FF7F00",  "#A65628", "#F781BF",
          "#999999", "#66C2A5", "#FC8D62", "#8DA0CB", "#E78AC3", "#A6D854", "#FFD92F", "#E5C494", "#B3B3B3", 
          "#8DD3C7", "#FFFFB3", "#BEBADA", "#FB8072", "#80B1D3", "#FDB462", "#B3DE69", "#FCCDE5",
          "#D9D9D9", "#BC80BD", "#CCEBC5", "#FFED6F")


## code

targetmatvec=unlist(targetmat)+1
yrange=range(targetmatvec[targetmatvec>0]);
# yrange[1]=1; # set the minimum value to 1
for(i in 1:length(targetmat)){
  vali=targetmat[[i]]+1;
  if(i==1){
    plot(1:length(vali),vali,type='b',las=1,pch=20,main=paste('sgRNAs in',targetgene),ylab='Read counts',xlab='Samples',xlim=c(0.7,length(vali)+0.3),ylim = yrange,col=colors[(i %% length(colors))],xaxt='n',log='y')
    axis(1,at=1:length(vali),labels=(collabel),las=2)
    # lines(0:100,rep(1,101),col='black');
  }else{
    lines(1:length(vali),vali,type='b',pch=20,col=colors[(i %% length(colors))])
  }
}




# parameters
# Do not modify the variables beginning with "__"
targetmat=list(c(517.9946880067242,617.3752937439012,551.7205808654569,1144.0600553170036,1083.5888695856743,655.9427517895316,3108.740572513861),c(459.51927637849576,561.5940650595365,512.5427650938981,667.0694993384409,1791.3078500338179,1470.3548533997757,911.4454648569249),c(492.1680478709234,541.2670071491324,476.596109385973,1603.1186355068983,372.48367392007555,1693.0143196035617,1802.5612910925058),c(547.7196889177404,554.9759531817305,634.1151624881167,2341.9160380000103,965.0713369747413,1295.8379744832948,2212.5423366229443),c(809.397155954063,775.7372565342588,801.3276957811614,1301.8614422572798,1991.0945478636768,633.8773992828501,1645.0065917770894),c(394.2217333936406,427.3409383954722,419.24301825647456,277.9456247243504,2038.50156090805,351.03969896993283,2198.989244208715))
targetgene="Nosip"
collabel=c("Input1_DOI_rep1","Input1_DOI_rep2","Input1_DOI_rep3","AR2466_BM","AR2467_BM","AR2468_BM","AR2469_BM")

# set up color using RColorBrewer
#library(RColorBrewer)
#colors <- brewer.pal(length(targetgenelist), "Set1")

colors=c( "#E41A1C", "#377EB8", "#4DAF4A", "#984EA3", "#FF7F00",  "#A65628", "#F781BF",
          "#999999", "#66C2A5", "#FC8D62", "#8DA0CB", "#E78AC3", "#A6D854", "#FFD92F", "#E5C494", "#B3B3B3", 
          "#8DD3C7", "#FFFFB3", "#BEBADA", "#FB8072", "#80B1D3", "#FDB462", "#B3DE69", "#FCCDE5",
          "#D9D9D9", "#BC80BD", "#CCEBC5", "#FFED6F")


## code

targetmatvec=unlist(targetmat)+1
yrange=range(targetmatvec[targetmatvec>0]);
# yrange[1]=1; # set the minimum value to 1
for(i in 1:length(targetmat)){
  vali=targetmat[[i]]+1;
  if(i==1){
    plot(1:length(vali),vali,type='b',las=1,pch=20,main=paste('sgRNAs in',targetgene),ylab='Read counts',xlab='Samples',xlim=c(0.7,length(vali)+0.3),ylim = yrange,col=colors[(i %% length(colors))],xaxt='n',log='y')
    axis(1,at=1:length(vali),labels=(collabel),las=2)
    # lines(0:100,rep(1,101),col='black');
  }else{
    lines(1:length(vali),vali,type='b',pch=20,col=colors[(i %% length(colors))])
  }
}




# parameters
# Do not modify the variables beginning with "__"
targetmat=list(c(923.4242086291086,949.2263321881728,894.2235476106307,1687.3989217136368,1175.0166804569656,2477.3373041592404,3056.2223394087223),c(709.5016610891727,747.3739199150903,743.5707096437087,785.4205395436481,1212.2650478489732,1843.45990487639,4186.211419445096),c(666.1323974649032,739.3376412063258,714.8941640789595,1794.9907764456434,961.685121757286,970.8755102939856,892.8099627873595),c(514.096327231509,600.8300140493863,508.90771002231014,2465.646670941818,2112.998295692065,2489.3729509810664,804.7148620948686),c(595.474608414127,559.2304536746058,537.5842555870594,15498.60667414555,2553.206273961245,2338.927365708238,3205.306355965245),c(541.3848526580157,574.8302888151485,583.2243914858856,936.0491361684574,5744.714116412802,1674.9608493708224,2742.807077329668))
targetgene="Pou2af1"
collabel=c("Input1_DOI_rep1","Input1_DOI_rep2","Input1_DOI_rep3","AR2466_BM","AR2467_BM","AR2468_BM","AR2469_BM")

# set up color using RColorBrewer
#library(RColorBrewer)
#colors <- brewer.pal(length(targetgenelist), "Set1")

colors=c( "#E41A1C", "#377EB8", "#4DAF4A", "#984EA3", "#FF7F00",  "#A65628", "#F781BF",
          "#999999", "#66C2A5", "#FC8D62", "#8DA0CB", "#E78AC3", "#A6D854", "#FFD92F", "#E5C494", "#B3B3B3", 
          "#8DD3C7", "#FFFFB3", "#BEBADA", "#FB8072", "#80B1D3", "#FDB462", "#B3DE69", "#FCCDE5",
          "#D9D9D9", "#BC80BD", "#CCEBC5", "#FFED6F")


## code

targetmatvec=unlist(targetmat)+1
yrange=range(targetmatvec[targetmatvec>0]);
# yrange[1]=1; # set the minimum value to 1
for(i in 1:length(targetmat)){
  vali=targetmat[[i]]+1;
  if(i==1){
    plot(1:length(vali),vali,type='b',las=1,pch=20,main=paste('sgRNAs in',targetgene),ylab='Read counts',xlab='Samples',xlim=c(0.7,length(vali)+0.3),ylim = yrange,col=colors[(i %% length(colors))],xaxt='n',log='y')
    axis(1,at=1:length(vali),labels=(collabel),las=2)
    # lines(0:100,rep(1,101),col='black');
  }else{
    lines(1:length(vali),vali,type='b',pch=20,col=colors[(i %% length(colors))])
  }
}




# parameters
# Do not modify the variables beginning with "__"
targetmat=list(c(743.612317872306,675.9928560901828,696.7188887210199,1534.9771275099608,1425.596606548653,2112.25601723051,3784.7010566735507),c(724.6078090931317,720.9014724038663,674.5046632835381,1744.7812442373736,7078.882912090164,3570.5752238084597,3579.7105339083314),c(537.4864918828005,618.7934605748596,618.7671521858565,832.0436765941844,702.6396576219607,411.21793307906415,1905.9036207510046),c(783.5705158182622,755.4101986238546,815.8679160675131,7622.882907762668,1295.2273206766265,6152.221467090194,7186.527252645122),c(440.5147675993215,424.50460473355537,481.8467444893778,1104.6097085819345,1263.0582761108017,631.871458145879,886.0334165802449),c(733.8664159342679,679.3019120290858,711.2591090073715,3946.8278710857753,2324.636746783017,2581.6462432817343,2712.312619397652))
targetgene="Setd5"
collabel=c("Input1_DOI_rep1","Input1_DOI_rep2","Input1_DOI_rep3","AR2466_BM","AR2467_BM","AR2468_BM","AR2469_BM")

# set up color using RColorBrewer
#library(RColorBrewer)
#colors <- brewer.pal(length(targetgenelist), "Set1")

colors=c( "#E41A1C", "#377EB8", "#4DAF4A", "#984EA3", "#FF7F00",  "#A65628", "#F781BF",
          "#999999", "#66C2A5", "#FC8D62", "#8DA0CB", "#E78AC3", "#A6D854", "#FFD92F", "#E5C494", "#B3B3B3", 
          "#8DD3C7", "#FFFFB3", "#BEBADA", "#FB8072", "#80B1D3", "#FDB462", "#B3DE69", "#FCCDE5",
          "#D9D9D9", "#BC80BD", "#CCEBC5", "#FFED6F")


## code

targetmatvec=unlist(targetmat)+1
yrange=range(targetmatvec[targetmatvec>0]);
# yrange[1]=1; # set the minimum value to 1
for(i in 1:length(targetmat)){
  vali=targetmat[[i]]+1;
  if(i==1){
    plot(1:length(vali),vali,type='b',las=1,pch=20,main=paste('sgRNAs in',targetgene),ylab='Read counts',xlab='Samples',xlim=c(0.7,length(vali)+0.3),ylim = yrange,col=colors[(i %% length(colors))],xaxt='n',log='y')
    axis(1,at=1:length(vali),labels=(collabel),las=2)
    # lines(0:100,rep(1,101),col='black');
  }else{
    lines(1:length(vali),vali,type='b',pch=20,col=colors[(i %% length(colors))])
  }
}




# parameters
# Do not modify the variables beginning with "__"
targetmat=list(c(738.739366903287,749.7375313000209,926.5351482469679,3057.4018719678543,1904.7460598185683,1715.079672110243,1709.383780744679),c(788.4434667872812,827.7367070027343,834.0431914254527,973.7062853246597,416.5044717469936,784.3229845556784,432.00482070356105),c(908.3180606251497,961.0443891128264,956.0194838276254,1375.3825429908177,1031.1025337151184,884.6200414042307,1626.371089707524),c(850.329944093823,845.2274312512216,833.6392964174985,1651.5349701363014,2365.27132939248,3139.297879359685,2170.188922828477),c(987.7471614201601,988.4622811780225,880.4911173401874,2711.314739246566,2199.3467837371736,1181.4993296759453,2363.3204897312457),c(820.6049431828069,880.6816020251822,782.3446304073133,405.26265282389153,2756.3791870085593,2240.6362499966567,4604.663147734427))
targetgene="Nprl3"
collabel=c("Input1_DOI_rep1","Input1_DOI_rep2","Input1_DOI_rep3","AR2466_BM","AR2467_BM","AR2468_BM","AR2469_BM")

# set up color using RColorBrewer
#library(RColorBrewer)
#colors <- brewer.pal(length(targetgenelist), "Set1")

colors=c( "#E41A1C", "#377EB8", "#4DAF4A", "#984EA3", "#FF7F00",  "#A65628", "#F781BF",
          "#999999", "#66C2A5", "#FC8D62", "#8DA0CB", "#E78AC3", "#A6D854", "#FFD92F", "#E5C494", "#B3B3B3", 
          "#8DD3C7", "#FFFFB3", "#BEBADA", "#FB8072", "#80B1D3", "#FDB462", "#B3DE69", "#FCCDE5",
          "#D9D9D9", "#BC80BD", "#CCEBC5", "#FFED6F")


## code

targetmatvec=unlist(targetmat)+1
yrange=range(targetmatvec[targetmatvec>0]);
# yrange[1]=1; # set the minimum value to 1
for(i in 1:length(targetmat)){
  vali=targetmat[[i]]+1;
  if(i==1){
    plot(1:length(vali),vali,type='b',las=1,pch=20,main=paste('sgRNAs in',targetgene),ylab='Read counts',xlab='Samples',xlim=c(0.7,length(vali)+0.3),ylim = yrange,col=colors[(i %% length(colors))],xaxt='n',log='y')
    axis(1,at=1:length(vali),labels=(collabel),las=2)
    # lines(0:100,rep(1,101),col='black');
  }else{
    lines(1:length(vali),vali,type='b',pch=20,col=colors[(i %% length(colors))])
  }
}




# parameters
# Do not modify the variables beginning with "__"
targetmat=list(c(502.88854000276524,448.14071858286246,455.99746398030805,1233.7199342603424,2803.7862000529326,4675.848790279505,7574.4845230024375),c(896.622978299504,873.5907678703901,849.3912017277129,1947.4125706493194,2661.5651609198126,1927.709432629174,2864.7849090577324),c(323.5639443428645,334.2146498292023,339.2718066815401,98.62586683767272,651.8464293601322,50.148528424276115,218.54361517944855),c(771.8754334926165,720.4287501268801,797.2887457016192,1793.1975788667767,1108.9854837165885,2383.0580707216013,1690.7482786751134),c(621.301248549928,649.5204085789588,645.0203277028804,679.6218823905084,726.3431641441474,692.0496922550104,477.74650760158517),c(762.1295315545783,739.810363483312,753.6680848425641,2037.0724495926584,2734.3687880951,2573.62247873385,1943.1746248901354))
targetgene="Zbtb7a"
collabel=c("Input1_DOI_rep1","Input1_DOI_rep2","Input1_DOI_rep3","AR2466_BM","AR2467_BM","AR2468_BM","AR2469_BM")

# set up color using RColorBrewer
#library(RColorBrewer)
#colors <- brewer.pal(length(targetgenelist), "Set1")

colors=c( "#E41A1C", "#377EB8", "#4DAF4A", "#984EA3", "#FF7F00",  "#A65628", "#F781BF",
          "#999999", "#66C2A5", "#FC8D62", "#8DA0CB", "#E78AC3", "#A6D854", "#FFD92F", "#E5C494", "#B3B3B3", 
          "#8DD3C7", "#FFFFB3", "#BEBADA", "#FB8072", "#80B1D3", "#FDB462", "#B3DE69", "#FCCDE5",
          "#D9D9D9", "#BC80BD", "#CCEBC5", "#FFED6F")


## code

targetmatvec=unlist(targetmat)+1
yrange=range(targetmatvec[targetmatvec>0]);
# yrange[1]=1; # set the minimum value to 1
for(i in 1:length(targetmat)){
  vali=targetmat[[i]]+1;
  if(i==1){
    plot(1:length(vali),vali,type='b',las=1,pch=20,main=paste('sgRNAs in',targetgene),ylab='Read counts',xlab='Samples',xlim=c(0.7,length(vali)+0.3),ylim = yrange,col=colors[(i %% length(colors))],xaxt='n',log='y')
    axis(1,at=1:length(vali),labels=(collabel),las=2)
    # lines(0:100,rep(1,101),col='black');
  }else{
    lines(1:length(vali),vali,type='b',pch=20,col=colors[(i %% length(colors))])
  }
}



dev.off()
Sweave("BM_egfr.15m_v_Input1_DOI_summary.Rnw");
library(tools);

texi2dvi("BM_egfr.15m_v_Input1_DOI_summary.tex",pdf=TRUE);
